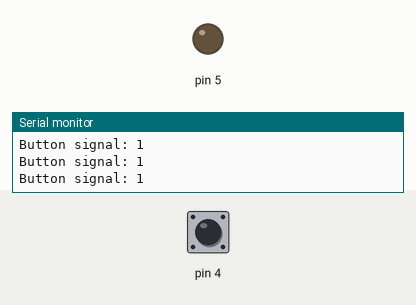
A sketch run on a simulated Arduino Uno, built with avr-gcc and run on an emulated ATmega328P. Parts: output pins drawn as LEDs (lit = HIGH), the last lines printed to the serial monitor. The test bench sets the inputs (shaded band); at power-on: pin 4 HIGH.

Above: at 1.2 s.
1.3 s: pin 4 pulled LOW for 0.15 s
At 1.4 s:
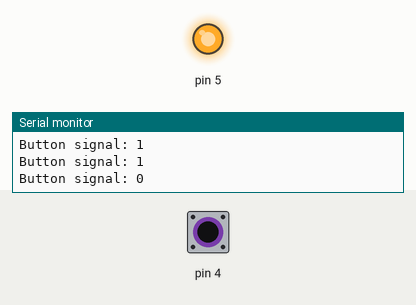
3.0 s: pin 4 pulled LOW for 3.2 s
At 6.6 s:
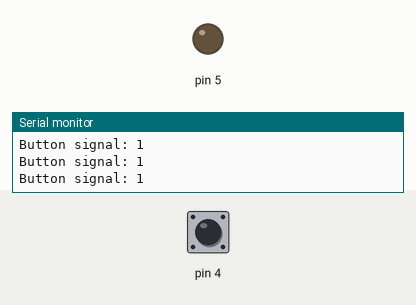
Timing chart, 0 to 8.1 s (numbered marks = the images above; inputs shaded):
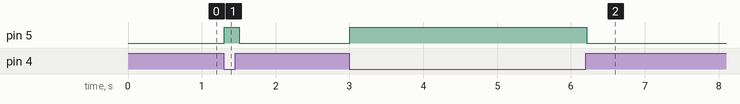

The sketch:

arcade.ino
```cpp
// simple arcade button test

// wiring:
// connect led ground with button ground
// connect button signal to digital 4
// connect led signal to digital 5
// (with a grove connector, this is port D4)

void setup() {
  Serial.begin(9600);
  pinMode(5, OUTPUT);
  pinMode(4, INPUT_PULLUP);
}

void loop() {
  Serial.print("Button signal: ");
  Serial.println(digitalRead(4));
  if(!digitalRead(4)){
    digitalWrite(5, HIGH);
  }
  else{
    digitalWrite(5, LOW);
  }
  delay(100);
}
```

Measured:
- after the input at 1.3 s, pin 5: LOW → HIGH at once, → LOW 0.20 s later
- after the input at 3.0 s, pin 5: LOW → HIGH at once, → LOW 3.2 s later
